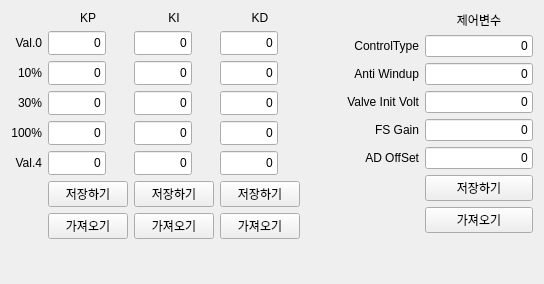
        <widget class="QWidget" name="pidDebugTab">
         <attribute name="title">
          <string>PID|제품정보</string>
         </attribute>
         <layout class="QHBoxLayout" name="pidDebugLayout">
          <item>
           <layout class="QGridLayout" name="pidMatrixLayout">
            <item row="4" column="2">
             <widget class="QLineEdit" name="le_ki_100p">
              <property name="sizePolicy">
               <sizepolicy hsizetype="Fixed" vsizetype="Fixed">
                <horstretch>0</horstretch>
                <verstretch>0</verstretch>
               </sizepolicy>
              </property>
              <property name="minimumSize">
               <size>
                <width>58</width>
                <height>24</height>
               </size>
              </property>
              <property name="maximumSize">
               <size>
                <width>58</width>
                <height>24</height>
               </size>
              </property>
              <property name="font">
               <font>
                <pointsize>9</pointsize>
               </font>
              </property>
              <property name="text">
               <string>0</string>
              </property>
              <property name="alignment">
               <set>Qt::AlignRight|Qt::AlignTrailing|Qt::AlignVCenter</set>
              </property>
             </widget>
            </item>
            <item row="7" column="3">
             <widget class="QPushButton" name="btn_save_kd">
              <property name="text">
               <string>저장하기</string>
              </property>
             </widget>
            </item>
            <item row="0" column="2">
             <widget class="QLabel" name="label_ki">
              <property name="text">
               <string>KI</string>
              </property>
              <property name="alignment">
               <set>Qt::AlignCenter</set>
              </property>
             </widget>
            </item>
            <item row="3" column="0">
             <widget class="QLabel" name="label_30p">
              <property name="text">
               <string>30%</string>
              </property>
              <property name="alignment">
               <set>Qt::AlignRight|Qt::AlignTrailing|Qt::AlignVCenter</set>
              </property>
             </widget>
            </item>
            <item row="0" column="3">
             <widget class="QLabel" name="label_kd">
              <property name="text">
               <string>KD</string>
              </property>
              <property name="alignment">
               <set>Qt::AlignCenter</set>
              </property>
             </widget>
            </item>
            <item row="2" column="1">
             <widget class="QLineEdit" name="le_kp_10p">
              <property name="sizePolicy">
               <sizepolicy hsizetype="Fixed" vsizetype="Fixed">
                <horstretch>0</horstretch>
                <verstretch>0</verstretch>
               </sizepolicy>
              </property>
              <property name="minimumSize">
               <size>
                <width>58</width>
                <height>24</height>
               </size>
              </property>
              <property name="maximumSize">
               <size>
                <width>58</width>
                <height>24</height>
               </size>
              </property>
              <property name="font">
               <font>
                <pointsize>9</pointsize>
               </font>
              </property>
              <property name="text">
               <string>0</string>
              </property>
              <property name="alignment">
               <set>Qt::AlignRight|Qt::AlignTrailing|Qt::AlignVCenter</set>
              </property>
             </widget>
            </item>
            <item row="5" column="0">
             <widget class="QLabel" name="label_val4">
              <property name="text">
               <string>Val.4</string>
              </property>
              <property name="alignment">
               <set>Qt::AlignRight|Qt::AlignTrailing|Qt::AlignVCenter</set>
              </property>
             </widget>
            </item>
            <item row="4" column="0">
             <widget class="QLabel" name="label_100p">
              <property name="text">
               <string>100%</string>
              </property>
              <property name="alignment">
               <set>Qt::AlignRight|Qt::AlignTrailing|Qt::AlignVCenter</set>
              </property>
             </widget>
            </item>
            <item row="1" column="0">
             <widget class="QLabel" name="label_val0">
              <property name="text">
               <string>Val.0</string>
              </property>
              <property name="alignment">
               <set>Qt::AlignRight|Qt::AlignTrailing|Qt::AlignVCenter</set>
              </property>
             </widget>
            </item>
            <item row="8" column="1">
             <widget class="QPushButton" name="btn_load_kp">
              <property name="text">
               <string>가져오기</string>
              </property>
             </widget>
            </item>
            <item row="2" column="0">
             <widget class="QLabel" name="label_10p">
              <property name="text">
               <string>10%</string>
              </property>
              <property name="alignment">
               <set>Qt::AlignRight|Qt::AlignTrailing|Qt::AlignVCenter</set>
              </property>
             </widget>
            </item>
            <item row="7" column="1">
             <widget class="QPushButton" name="btn_save_kp">
              <property name="text">
               <string>저장하기</string>
              </property>
             </widget>
            </item>
            <item row="0" column="1">
             <widget class="QLabel" name="label_kp">
              <property name="text">
               <string>KP</string>
              </property>
              <property name="alignment">
               <set>Qt::AlignCenter</set>
              </property>
             </widget>
            </item>
            <item row="4" column="1">
             <widget class="QLineEdit" name="le_kp_100p">
              <property name="sizePolicy">
               <sizepolicy hsizetype="Fixed" vsizetype="Fixed">
                <horstretch>0</horstretch>
                <verstretch>0</verstretch>
               </sizepolicy>
              </property>
              <property name="minimumSize">
               <size>
                <width>58</width>
                <height>24</height>
               </size>
              </property>
              <property name="maximumSize">
               <size>
                <width>58</width>
                <height>24</height>
               </size>
              </property>
              <property name="font">
               <font>
                <pointsize>9</pointsize>
               </font>
              </property>
              <property name="text">
               <string>0</string>
              </property>
              <property name="alignment">
               <set>Qt::AlignRight|Qt::AlignTrailing|Qt::AlignVCenter</set>
              </property>
             </widget>
            </item>
            <item row="5" column="2">
             <widget class="QLineEdit" name="le_ki_val4">
              <property name="sizePolicy">
               <sizepolicy hsizetype="Fixed" vsizetype="Fixed">
                <horstretch>0</horstretch>
                <verstretch>0</verstretch>
               </sizepolicy>
              </property>
              <property name="minimumSize">
               <size>
                <width>58</width>
                <height>24</height>
               </size>
              </property>
              <property name="maximumSize">
               <size>
                <width>58</width>
                <height>24</height>
               </size>
              </property>
              <property name="font">
               <font>
                <pointsize>9</pointsize>
               </font>
              </property>
              <property name="text">
               <string>0</string>
              </property>
              <property name="alignment">
               <set>Qt::AlignRight|Qt::AlignTrailing|Qt::AlignVCenter</set>
              </property>
             </widget>
            </item>
            <item row="8" column="2">
             <widget class="QPushButton" name="btn_load_ki">
              <property name="text">
               <string>가져오기</string>
              </property>
             </widget>
            </item>
            <item row="1" column="3">
             <widget class="QLineEdit" name="le_kd_val0">
              <property name="sizePolicy">
               <sizepolicy hsizetype="Fixed" vsizetype="Fixed">
                <horstretch>0</horstretch>
                <verstretch>0</verstretch>
               </sizepolicy>
              </property>
              <property name="minimumSize">
               <size>
                <width>58</width>
                <height>24</height>
               </size>
              </property>
              <property name="maximumSize">
               <size>
                <width>58</width>
                <height>24</height>
               </size>
              </property>
              <property name="font">
               <font>
                <pointsize>9</pointsize>
               </font>
              </property>
              <property name="text">
               <string>0</string>
              </property>
              <property name="alignment">
               <set>Qt::AlignRight|Qt::AlignTrailing|Qt::AlignVCenter</set>
              </property>
             </widget>
            </item>
            <item row="5" column="1">
             <widget class="QLineEdit" name="le_kp_val4">
              <property name="sizePolicy">
               <sizepolicy hsizetype="Fixed" vsizetype="Fixed">
                <horstretch>0</horstretch>
                <verstretch>0</verstretch>
               </sizepolicy>
              </property>
              <property name="minimumSize">
               <size>
                <width>58</width>
                <height>24</height>
               </size>
              </property>
              <property name="maximumSize">
               <size>
                <width>58</width>
                <height>24</height>
               </size>
              </property>
              <property name="font">
               <font>
                <pointsize>9</pointsize>
               </font>
              </property>
              <property name="text">
               <string>0</string>
              </property>
              <property name="alignment">
               <set>Qt::AlignRight|Qt::AlignTrailing|Qt::AlignVCenter</set>
              </property>
             </widget>
            </item>
            <item row="2" column="3">
             <widget class="QLineEdit" name="le_kd_10p">
              <property name="sizePolicy">
               <sizepolicy hsizetype="Fixed" vsizetype="Fixed">
                <horstretch>0</horstretch>
                <verstretch>0</verstretch>
               </sizepolicy>
              </property>
              <property name="minimumSize">
               <size>
                <width>58</width>
                <height>24</height>
               </size>
              </property>
              <property name="maximumSize">
               <size>
                <width>58</width>
                <height>24</height>
               </size>
              </property>
              <property name="font">
               <font>
                <pointsize>9</pointsize>
               </font>
              </property>
              <property name="text">
               <string>0</string>
              </property>
              <property name="alignment">
               <set>Qt::AlignRight|Qt::AlignTrailing|Qt::AlignVCenter</set>
              </property>
             </widget>
            </item>
            <item row="4" column="3">
             <widget class="QLineEdit" name="le_kd_100p">
              <property name="sizePolicy">
               <sizepolicy hsizetype="Fixed" vsizetype="Fixed">
                <horstretch>0</horstretch>
                <verstretch>0</verstretch>
               </sizepolicy>
              </property>
              <property name="minimumSize">
               <size>
                <width>58</width>
                <height>24</height>
               </size>
              </property>
              <property name="maximumSize">
               <size>
                <width>58</width>
                <height>24</height>
               </size>
              </property>
              <property name="font">
               <font>
                <pointsize>9</pointsize>
               </font>
              </property>
              <property name="text">
               <string>0</string>
              </property>
              <property name="alignment">
               <set>Qt::AlignRight|Qt::AlignTrailing|Qt::AlignVCenter</set>
              </property>
             </widget>
            </item>
            <item row="7" column="2">
             <widget class="QPushButton" name="btn_save_ki">
              <property name="text">
               <string>저장하기</string>
              </property>
             </widget>
            </item>
            <item row="8" column="3">
             <widget class="QPushButton" name="btn_load_kd">
              <property name="text">
               <string>가져오기</string>
              </property>
             </widget>
            </item>
            <item row="1" column="1">
             <widget class="QLineEdit" name="le_kp_val0">
              <property name="sizePolicy">
               <sizepolicy hsizetype="Fixed" vsizetype="Fixed">
                <horstretch>0</horstretch>
                <verstretch>0</verstretch>
               </sizepolicy>
              </property>
              <property name="minimumSize">
               <size>
                <width>58</width>
                <height>24</height>
               </size>
              </property>
              <property name="maximumSize">
               <size>
                <width>58</width>
                <height>24</height>
               </size>
              </property>
              <property name="font">
               <font>
                <pointsize>9</pointsize>
               </font>
              </property>
              <property name="text">
               <string>0</string>
              </property>
              <property name="alignment">
               <set>Qt::AlignRight|Qt::AlignTrailing|Qt::AlignVCenter</set>
              </property>
             </widget>
            </item>
            <item row="3" column="3">
             <widget class="QLineEdit" name="le_kd_30p">
              <property name="sizePolicy">
               <sizepolicy hsizetype="Fixed" vsizetype="Fixed">
                <horstretch>0</horstretch>
                <verstretch>0</verstretch>
               </sizepolicy>
              </property>
              <property name="minimumSize">
               <size>
                <width>58</width>
                <height>24</height>
               </size>
              </property>
              <property name="maximumSize">
               <size>
                <width>58</width>
                <height>24</height>
               </size>
              </property>
              <property name="font">
               <font>
                <pointsize>9</pointsize>
               </font>
              </property>
              <property name="text">
               <string>0</string>
              </property>
              <property name="alignment">
               <set>Qt::AlignRight|Qt::AlignTrailing|Qt::AlignVCenter</set>
              </property>
             </widget>
            </item>
            <item row="2" column="2">
             <widget class="QLineEdit" name="le_ki_10p">
              <property name="sizePolicy">
               <sizepolicy hsizetype="Fixed" vsizetype="Fixed">
                <horstretch>0</horstretch>
                <verstretch>0</verstretch>
               </sizepolicy>
              </property>
              <property name="minimumSize">
               <size>
                <width>58</width>
                <height>24</height>
               </size>
              </property>
              <property name="maximumSize">
               <size>
                <width>58</width>
                <height>24</height>
               </size>
              </property>
              <property name="font">
               <font>
                <pointsize>9</pointsize>
               </font>
              </property>
              <property name="text">
               <string>0</string>
              </property>
              <property name="alignment">
               <set>Qt::AlignRight|Qt::AlignTrailing|Qt::AlignVCenter</set>
              </property>
             </widget>
            </item>
            <item row="1" column="2">
             <widget class="QLineEdit" name="le_ki_val0">
              <property name="sizePolicy">
               <sizepolicy hsizetype="Fixed" vsizetype="Fixed">
                <horstretch>0</horstretch>
                <verstretch>0</verstretch>
               </sizepolicy>
              </property>
              <property name="minimumSize">
               <size>
                <width>58</width>
                <height>24</height>
               </size>
              </property>
              <property name="maximumSize">
               <size>
                <width>58</width>
                <height>24</height>
               </size>
              </property>
              <property name="font">
               <font>
                <pointsize>9</pointsize>
               </font>
              </property>
              <property name="text">
               <string>0</string>
              </property>
              <property name="alignment">
               <set>Qt::AlignRight|Qt::AlignTrailing|Qt::AlignVCenter</set>
              </property>
             </widget>
            </item>
            <item row="3" column="2">
             <widget class="QLineEdit" name="le_ki_30p">
              <property name="sizePolicy">
               <sizepolicy hsizetype="Fixed" vsizetype="Fixed">
                <horstretch>0</horstretch>
                <verstretch>0</verstretch>
               </sizepolicy>
              </property>
              <property name="minimumSize">
               <size>
                <width>58</width>
                <height>24</height>
               </size>
              </property>
              <property name="maximumSize">
               <size>
                <width>58</width>
                <height>24</height>
               </size>
              </property>
              <property name="font">
               <font>
                <pointsize>9</pointsize>
               </font>
              </property>
              <property name="text">
               <string>0</string>
              </property>
              <property name="alignment">
               <set>Qt::AlignRight|Qt::AlignTrailing|Qt::AlignVCenter</set>
              </property>
             </widget>
            </item>
            <item row="3" column="1">
             <widget class="QLineEdit" name="le_kp_30p">
              <property name="sizePolicy">
               <sizepolicy hsizetype="Fixed" vsizetype="Fixed">
                <horstretch>0</horstretch>
                <verstretch>0</verstretch>
               </sizepolicy>
              </property>
              <property name="minimumSize">
               <size>
                <width>58</width>
                <height>24</height>
               </size>
              </property>
              <property name="maximumSize">
               <size>
                <width>58</width>
                <height>24</height>
               </size>
              </property>
              <property name="font">
               <font>
                <pointsize>9</pointsize>
               </font>
              </property>
              <property name="text">
               <string>0</string>
              </property>
              <property name="alignment">
               <set>Qt::AlignRight|Qt::AlignTrailing|Qt::AlignVCenter</set>
              </property>
             </widget>
            </item>
            <item row="5" column="3">
             <widget class="QLineEdit" name="le_kd_val4">
              <property name="sizePolicy">
               <sizepolicy hsizetype="Fixed" vsizetype="Fixed">
                <horstretch>0</horstretch>
                <verstretch>0</verstretch>
               </sizepolicy>
              </property>
              <property name="minimumSize">
               <size>
                <width>58</width>
                <height>24</height>
               </size>
              </property>
              <property name="maximumSize">
               <size>
                <width>58</width>
                <height>24</height>
               </size>
              </property>
              <property name="font">
               <font>
                <pointsize>9</pointsize>
               </font>
              </property>
              <property name="text">
               <string>0</string>
              </property>
              <property name="alignment">
               <set>Qt::AlignRight|Qt::AlignTrailing|Qt::AlignVCenter</set>
              </property>
             </widget>
            </item>
            <item row="9" column="2">
             <spacer name="verticalSpacer_pid_matrix">
              <property name="orientation">
               <enum>Qt::Vertical</enum>
              </property>
              <property name="sizeType">
               <enum>QSizePolicy::Expanding</enum>
              </property>
              <property name="sizeHint" stdset="0">
               <size>
                <width>20</width>
                <height>15</height>
               </size>
              </property>
             </spacer>
            </item>
           </layout>
          </item>
          <item>
           <spacer name="horizontalSpacer_pid">
            <property name="orientation">
             <enum>Qt::Horizontal</enum>
            </property>
            <property name="sizeHint" stdset="0">
             <size>
              <width>40</width>
              <height>20</height>
             </size>
            </property>
           </spacer>
          </item>
          <item>
           <layout class="QGridLayout" name="controlVariablesLayout">
            <item row="0" column="1">
             <widget class="QLabel" name="label_ctrl_header">
              <property name="text">
               <string>제어변수</string>
              </property>
              <property name="alignment">
               <set>Qt::AlignCenter</set>
              </property>
             </widget>
            </item>
            <item row="1" column="0">
             <widget class="QLabel" name="label_ctrl_type">
              <property name="text">
               <string>ControlType</string>
              </property>
              <property name="alignment">
               <set>Qt::AlignRight|Qt::AlignTrailing|Qt::AlignVCenter</set>
              </property>
             </widget>
            </item>
            <item row="1" column="1">
             <widget class="QLineEdit" name="le_ctrl_type">
              <property name="text">
               <string>0</string>
              </property>
              <property name="alignment">
               <set>Qt::AlignRight|Qt::AlignTrailing|Qt::AlignVCenter</set>
              </property>
             </widget>
            </item>
            <item row="2" column="0">
             <widget class="QLabel" name="label_anti_windup">
              <property name="text">
               <string>Anti Windup</string>
              </property>
              <property name="alignment">
               <set>Qt::AlignRight|Qt::AlignTrailing|Qt::AlignVCenter</set>
              </property>
             </widget>
            </item>
            <item row="2" column="1">
             <widget class="QLineEdit" name="le_anti_windup">
              <property name="text">
               <string>0</string>
              </property>
              <property name="alignment">
               <set>Qt::AlignRight|Qt::AlignTrailing|Qt::AlignVCenter</set>
              </property>
             </widget>
            </item>
            <item row="3" column="0">
             <widget class="QLabel" name="label_valve_init">
              <property name="text">
               <string>Valve Init Volt</string>
              </property>
              <property name="alignment">
               <set>Qt::AlignRight|Qt::AlignTrailing|Qt::AlignVCenter</set>
              </property>
             </widget>
            </item>
            <item row="3" column="1">
             <widget class="QLineEdit" name="le_valve_init">
              <property name="text">
               <string>0</string>
              </property>
              <property name="alignment">
               <set>Qt::AlignRight|Qt::AlignTrailing|Qt::AlignVCenter</set>
              </property>
             </widget>
            </item>
            <item row="4" column="0">
             <widget class="QLabel" name="label_fs_gain">
              <property name="text">
               <string>FS Gain</string>
              </property>
              <property name="alignment">
               <set>Qt::AlignRight|Qt::AlignTrailing|Qt::AlignVCenter</set>
              </property>
             </widget>
            </item>
            <item row="4" column="1">
             <widget class="QLineEdit" name="le_fs_gain">
              <property name="text">
               <string>0</string>
              </property>
              <property name="alignment">
               <set>Qt::AlignRight|Qt::AlignTrailing|Qt::AlignVCenter</set>
              </property>
             </widget>
            </item>
            <item row="5" column="0">
             <widget class="QLabel" name="label_ad_offset">
              <property name="text">
               <string>AD OffSet</string>
              </property>
              <property name="alignment">
               <set>Qt::AlignRight|Qt::AlignTrailing|Qt::AlignVCenter</set>
              </property>
             </widget>
            </item>
            <item row="5" column="1">
             <widget class="QLineEdit" name="le_ad_offset">
              <property name="text">
               <string>0</string>
              </property>
              <property name="alignment">
               <set>Qt::AlignRight|Qt::AlignTrailing|Qt::AlignVCenter</set>
              </property>
             </widget>
            </item>
            <item row="6" column="1">
             <widget class="QPushButton" name="btn_save_ctrl">
              <property name="text">
               <string>저장하기</string>
              </property>
             </widget>
            </item>
            <item row="7" column="1">
             <widget class="QPushButton" name="btn_load_ctrl">
              <property name="text">
               <string>가져오기</string>
              </property>
             </widget>
            </item>
            <item row="8" column="1">
             <spacer name="verticalSpacer_ctrl">
              <property name="orientation">
               <enum>Qt::Vertical</enum>
              </property>
              <property name="sizeHint" stdset="0">
               <size>
                <width>20</width>
                <height>40</height>
               </size>
              </property>
             </spacer>
            </item>
           </layout>
          </item>
         </layout>
        </widget>
